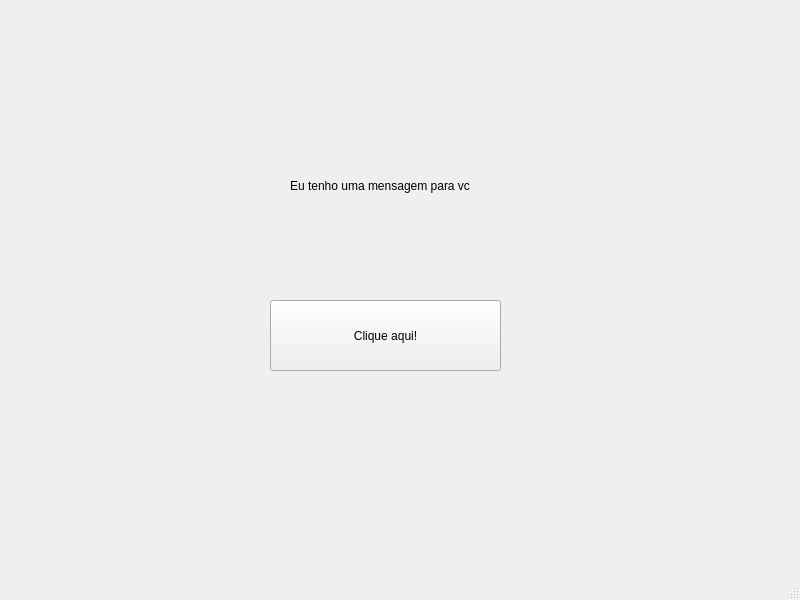
<?xml version="1.0" encoding="UTF-8"?>
<ui version="4.0">
 <class>MainWindow</class>
 <widget class="QMainWindow" name="MainWindow">
  <property name="geometry">
   <rect>
    <x>0</x>
    <y>0</y>
    <width>800</width>
    <height>600</height>
   </rect>
  </property>
  <property name="windowTitle">
   <string>MainWindow</string>
  </property>
  <widget class="QWidget" name="centralwidget">
   <widget class="QPushButton" name="Botao">
    <property name="geometry">
     <rect>
      <x>270</x>
      <y>300</y>
      <width>231</width>
      <height>71</height>
     </rect>
    </property>
    <property name="text">
     <string>Clique aqui!</string>
    </property>
   </widget>
   <widget class="QLabel" name="HelloWord">
    <property name="geometry">
     <rect>
      <x>290</x>
      <y>170</y>
      <width>201</width>
      <height>31</height>
     </rect>
    </property>
    <property name="text">
     <string>Eu tenho uma mensagem para vc</string>
    </property>
   </widget>
  </widget>
  <widget class="QMenuBar" name="menubar">
   <property name="geometry">
    <rect>
     <x>0</x>
     <y>0</y>
     <width>800</width>
     <height>26</height>
    </rect>
   </property>
  </widget>
  <widget class="QStatusBar" name="statusbar"/>
 </widget>
 <resources/>
 <connections/>
</ui>
